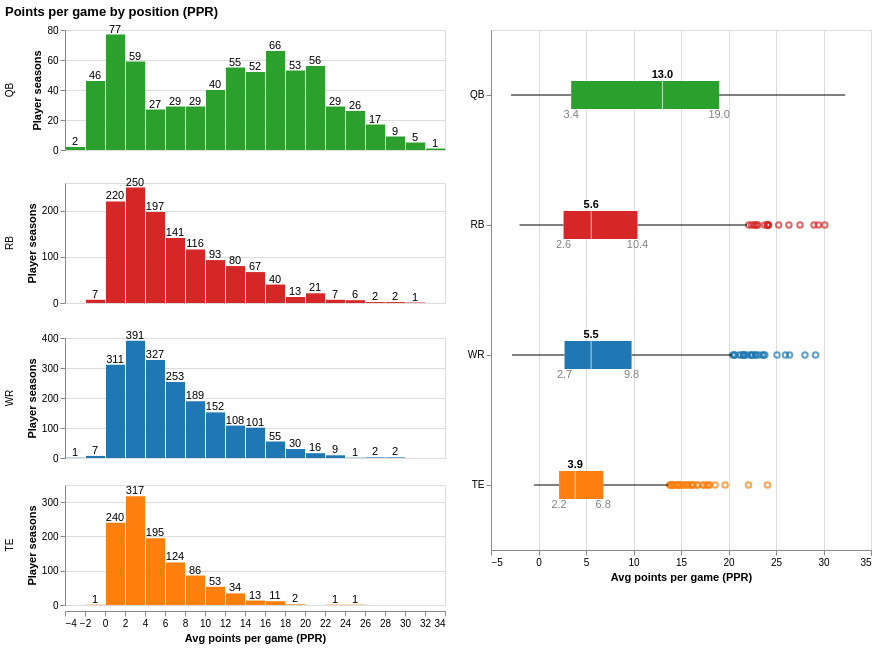
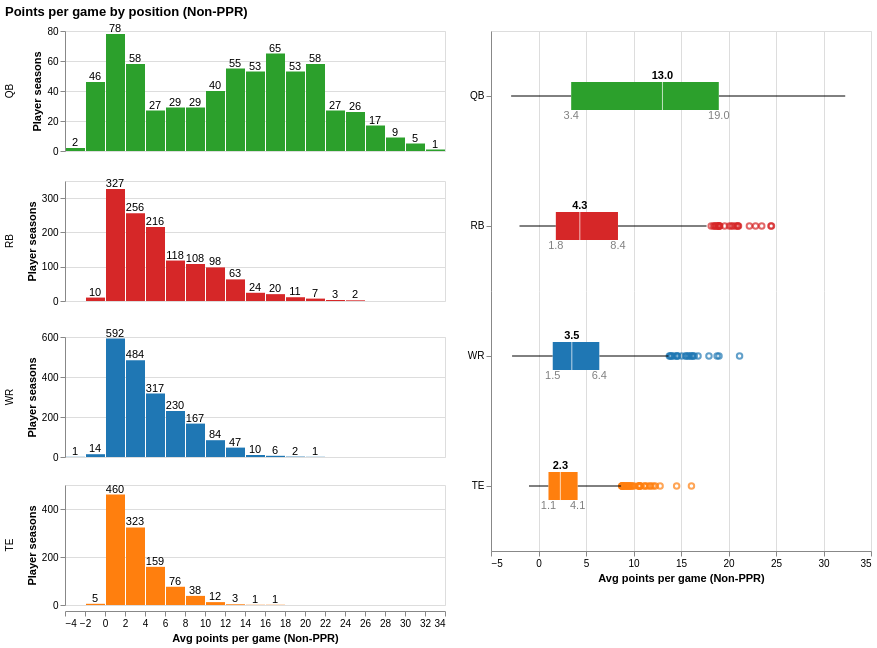

Notebook source saved alongside these figures, in order:
### Markdown cell above
## Position-Specific Drivers

### Code cell
alt.data_transformers.disable_max_rows()

positions = list(viz.POSITION_COLORS)
color = alt.Color("position:N", scale=viz.POSITION_COLOR_SCALE, legend=None)

for fmt, df in [("PPR", all_ppr), ("Non-PPR", all_nonppr)]:
    # average points per game for each player season
    data = df.groupby(["player", "position", "season"], as_index=False)["avg_fantasy_points"].mean()
    x = alt.X("avg_fantasy_points:Q", title=f"Avg points per game ({fmt})")

    # histogram with counts on top of each bar
    h = alt.Chart().encode(x=x.bin(maxbins=30), y=alt.Y("count():Q", title="Player seasons"))
    hist = alt.layer(h.mark_bar().encode(color=color), h.mark_text(dy=-5).encode(text="count():Q"), data=data)
    hist = hist.properties(width=380, height=120).facet(row=alt.Row("position:N", sort=positions, title=None))
    hist = hist.resolve_scale(y="independent")

    # box plot with the median and quartiles labeled
    b = alt.Chart(data).encode(y=alt.Y("position:N", sort=positions, title=None))
    boxes = b.mark_boxplot(size=28, median={"color": "white"}).encode(x=x, color=color)

    q = b.transform_aggregate(
        q1="q1(avg_fantasy_points)", med="median(avg_fantasy_points)", q3="q3(avg_fantasy_points)",
        groupby=["position"],
    )
    med_text = q.mark_text(dy=-20, fontWeight="bold").encode(x="med:Q", text=alt.Text("med:Q", format=".1f"))
    q1_text = q.mark_text(dy=20, color="gray").encode(x="q1:Q", text=alt.Text("q1:Q", format=".1f"))
    q3_text = q.mark_text(dy=20, color="gray").encode(x="q3:Q", text=alt.Text("q3:Q", format=".1f"))

    box = (boxes + med_text + q1_text + q3_text).properties(width=380, height=520)

    display((hist | box).properties(title=f"Points per game by position ({fmt})"))

### Figure 1 — Vega-Lite specification as saved in the notebook (floating-point values rounded to 4 significant figures; data arrays with more than 128 entries replaced by an {"elided": "..."} marker saying what was removed)
{"config": {"view": {"continuousWidth": 300, "continuousHeight": 300}}, "hconcat": [{"facet": {"row": {"field": "position", "sort": ["QB", "RB", "WR", "TE"], "title": null, "type": "nominal"}}, "spec": {"layer": [{"mark": {"type": "bar"}, "encoding": {"color": {"field": "position", "legend": null, "scale": {"domain": ["QB", "RB", "WR", "TE"], "range": ["#2ca02c", "#d62728", "#1f77b4", "#ff7f0e"]}, "type": "nominal"}, "x": {"bin": {"maxbins": 30}, "field": "avg_fantasy_points", "title": "Avg points per game (PPR)", "type": "quantitative"}, "y": {"aggregate": "count", "title": "Player seasons", "type": "quantitative"}}}, {"mark": {"type": "text", "dy": -5}, "encoding": {"text": {"aggregate": "count", "type": "quantitative"}, "x": {"bin": {"maxbins": 30}, "field": "avg_fantasy_points", "title": "Avg points per game (PPR)", "type": "quantitative"}, "y": {"aggregate": "count", "title": "Player seasons", "type": "quantitative"}}}], "height": 120, "width": 380}, "resolve": {"scale": {"y": "independent"}}}, {"layer": [{"mark": {"type": "boxplot", "median": {"color": "white"}, "size": 28}, "encoding": {"color": {"field": "position", "legend": null, "scale": {"domain": ["QB", "RB", "WR", "TE"], "range": ["#2ca02c", "#d62728", "#1f77b4", "#ff7f0e"]}, "type": "nominal"}, "x": {"field": "avg_fantasy_points", "title": "Avg points per game (PPR)", "type": "quantitative"}, "y": {"field": "position", "sort": ["QB", "RB", "WR", "TE"], "title": null, "type": "nominal"}}}, {"mark": {"type": "text", "dy": -20, "fontWeight": "bold"}, "encoding": {"text": {"field": "med", "format": ".1f", "type": "quantitative"}, "x": {"field": "med", "type": "quantitative"}, "y": {"field": "position", "sort": ["QB", "RB", "WR", "TE"], "title": null, "type": "nominal"}}, "transform": [{"aggregate": [{"op": "q1", "field": "avg_fantasy_points", "as": "q1"}, {"op": "median", "field": "avg_fantasy_points", "as": "med"}, {"op": "q3", "field": "avg_fantasy_points", "as": "q3"}], "groupby": ["position"]}]}, {"mark": {"type": "text", "color": "gray", "dy": 20}, "encoding": {"text": {"field": "q1", "format": ".1f", "type": "quantitative"}, "x": {"field": "q1", "type": "quantitative"}, "y": {"field": "position", "sort": ["QB", "RB", "WR", "TE"], "title": null, "type": "nominal"}}, "transform": [{"aggregate": [{"op": "q1", "field": "avg_fantasy_points", "as": "q1"}, {"op": "median", "field": "avg_fantasy_points", "as": "med"}, {"op": "q3", "field": "avg_fantasy_points", "as": "q3"}], "groupby": ["position"]}]}, {"mark": {"type": "text", "color": "gray", "dy": 20}, "encoding": {"text": {"field": "q3", "format": ".1f", "type": "quantitative"}, "x": {"field": "q3", "type": "quantitative"}, "y": {"field": "position", "sort": ["QB", "RB", "WR", "TE"], "title": null, "type": "nominal"}}, "transform": [{"aggregate": [{"op": "q1", "field": "avg_fantasy_points", "as": "q1"}, {"op": "median", "field": "avg_fantasy_points", "as": "med"}, {"op": "q3", "field": "avg_fantasy_points", "as": "q3"}], "groupby": ["position"]}]}], "height": 520, "width": 380}], "data": {"name": "data-ecc4d77441af682be10c6fcc01531dc5"}, "title": "Points per game by position (PPR)", "$schema": "https://vega.github.io/schema/vega-lite/v6.4.1.json", "datasets": {"data-ecc4d77441af682be10c6fcc01531dc5": {"elided": "4974 records"}}}

### Figure 2 — Vega-Lite specification as saved in the notebook (floating-point values rounded to 4 significant figures; data arrays with more than 128 entries replaced by an {"elided": "..."} marker saying what was removed)
{"config": {"view": {"continuousWidth": 300, "continuousHeight": 300}}, "hconcat": [{"facet": {"row": {"field": "position", "sort": ["QB", "RB", "WR", "TE"], "title": null, "type": "nominal"}}, "spec": {"layer": [{"mark": {"type": "bar"}, "encoding": {"color": {"field": "position", "legend": null, "scale": {"domain": ["QB", "RB", "WR", "TE"], "range": ["#2ca02c", "#d62728", "#1f77b4", "#ff7f0e"]}, "type": "nominal"}, "x": {"bin": {"maxbins": 30}, "field": "avg_fantasy_points", "title": "Avg points per game (Non-PPR)", "type": "quantitative"}, "y": {"aggregate": "count", "title": "Player seasons", "type": "quantitative"}}}, {"mark": {"type": "text", "dy": -5}, "encoding": {"text": {"aggregate": "count", "type": "quantitative"}, "x": {"bin": {"maxbins": 30}, "field": "avg_fantasy_points", "title": "Avg points per game (Non-PPR)", "type": "quantitative"}, "y": {"aggregate": "count", "title": "Player seasons", "type": "quantitative"}}}], "height": 120, "width": 380}, "resolve": {"scale": {"y": "independent"}}}, {"layer": [{"mark": {"type": "boxplot", "median": {"color": "white"}, "size": 28}, "encoding": {"color": {"field": "position", "legend": null, "scale": {"domain": ["QB", "RB", "WR", "TE"], "range": ["#2ca02c", "#d62728", "#1f77b4", "#ff7f0e"]}, "type": "nominal"}, "x": {"field": "avg_fantasy_points", "title": "Avg points per game (Non-PPR)", "type": "quantitative"}, "y": {"field": "position", "sort": ["QB", "RB", "WR", "TE"], "title": null, "type": "nominal"}}}, {"mark": {"type": "text", "dy": -20, "fontWeight": "bold"}, "encoding": {"text": {"field": "med", "format": ".1f", "type": "quantitative"}, "x": {"field": "med", "type": "quantitative"}, "y": {"field": "position", "sort": ["QB", "RB", "WR", "TE"], "title": null, "type": "nominal"}}, "transform": [{"aggregate": [{"op": "q1", "field": "avg_fantasy_points", "as": "q1"}, {"op": "median", "field": "avg_fantasy_points", "as": "med"}, {"op": "q3", "field": "avg_fantasy_points", "as": "q3"}], "groupby": ["position"]}]}, {"mark": {"type": "text", "color": "gray", "dy": 20}, "encoding": {"text": {"field": "q1", "format": ".1f", "type": "quantitative"}, "x": {"field": "q1", "type": "quantitative"}, "y": {"field": "position", "sort": ["QB", "RB", "WR", "TE"], "title": null, "type": "nominal"}}, "transform": [{"aggregate": [{"op": "q1", "field": "avg_fantasy_points", "as": "q1"}, {"op": "median", "field": "avg_fantasy_points", "as": "med"}, {"op": "q3", "field": "avg_fantasy_points", "as": "q3"}], "groupby": ["position"]}]}, {"mark": {"type": "text", "color": "gray", "dy": 20}, "encoding": {"text": {"field": "q3", "format": ".1f", "type": "quantitative"}, "x": {"field": "q3", "type": "quantitative"}, "y": {"field": "position", "sort": ["QB", "RB", "WR", "TE"], "title": null, "type": "nominal"}}, "transform": [{"aggregate": [{"op": "q1", "field": "avg_fantasy_points", "as": "q1"}, {"op": "median", "field": "avg_fantasy_points", "as": "med"}, {"op": "q3", "field": "avg_fantasy_points", "as": "q3"}], "groupby": ["position"]}]}], "height": 520, "width": 380}], "data": {"name": "data-1ca9eba4b521a0863d06aae923cda2b8"}, "title": "Points per game by position (Non-PPR)", "$schema": "https://vega.github.io/schema/vega-lite/v6.4.1.json", "datasets": {"data-1ca9eba4b521a0863d06aae923cda2b8": {"elided": "4974 records"}}}
